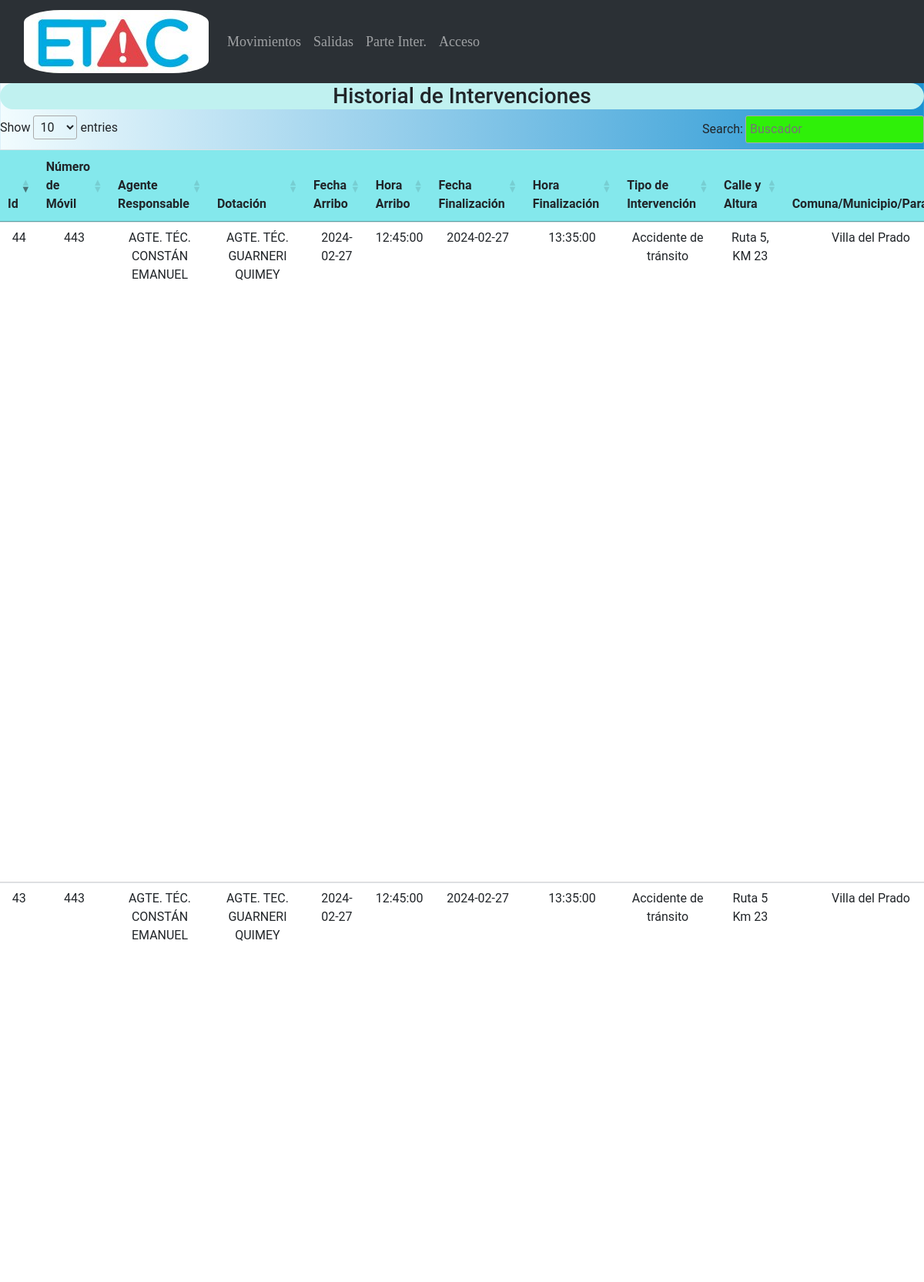
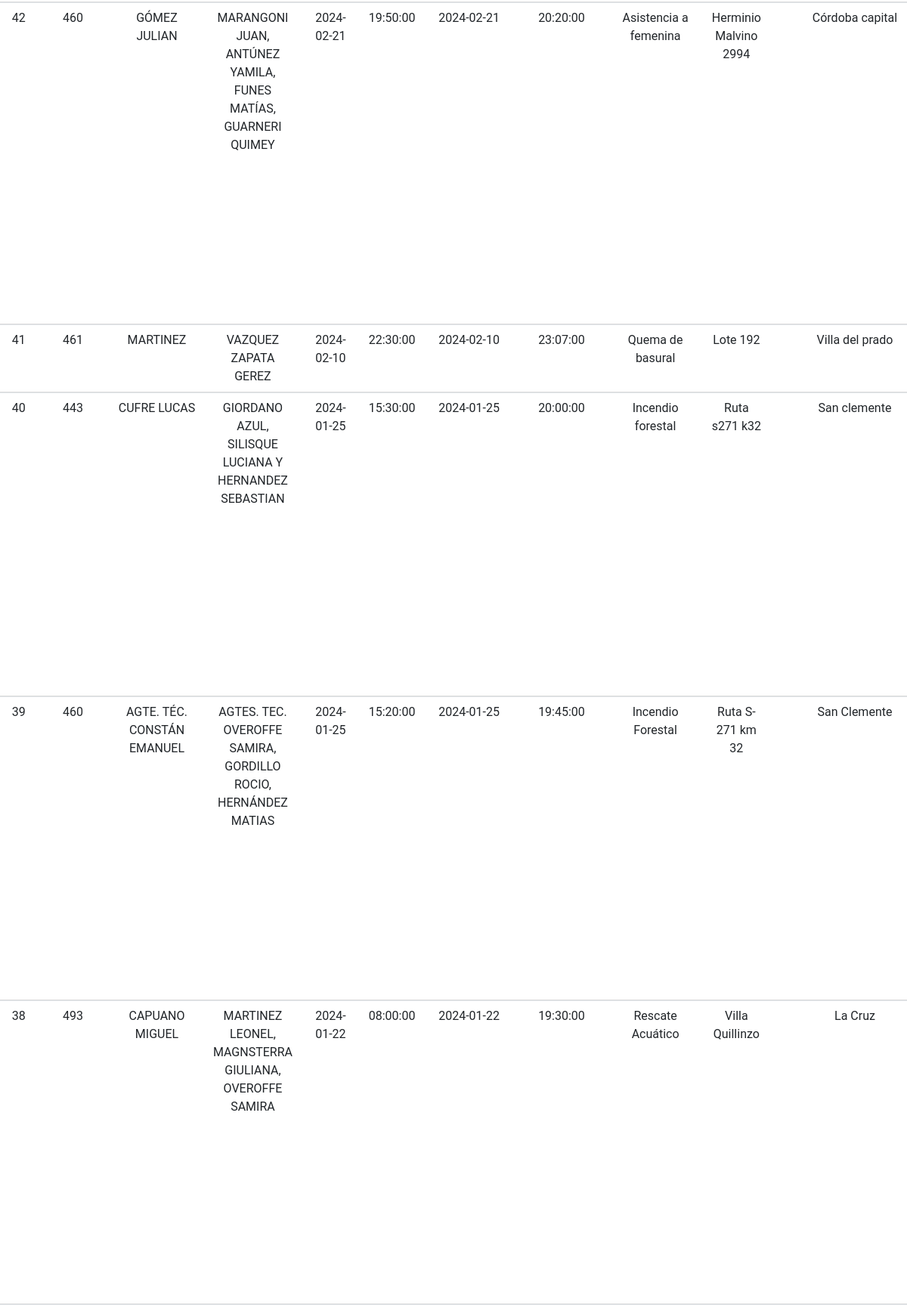
Screenshot of /partes (upper part) with the database file from the repository (2 pictures, top to bottom).
### main.py (models this page shows)
    class Parte_inter(db.Model):
        id = db.Column(db.Integer, primary_key=True)
        num_movil = db.Column(db.String(20))
        ag_responsable = db.Column(db.String(50))
        dotacion = db.Column(db.String(50))
        fecha_arribo = db.Column(db.Date)
        hora_arribo = db.Column(db.Time)
        fecha_finalizacion = db.Column(db.Date)
        hora_finalizacion = db.Column(db.Time)
        tipo_intervencion = db.Column(db.String(50))
        calle_altura = db.Column(db.String(100))
        comuna_municipio = db.Column(db.String(100))
        acceso_lugar = db.Column(db.String(100))
        sup_afectada = db.Column(db.String(50))
        material_combustible = db.Column(db.String(50))
        viviendas = db.Column(db.String(50))
        vehiculos = db.Column(db.String(50))
        personal_salud = db.Column(db.String(100))
        personal_policial = db.Column(db.String(100))
        personal_bomberos = db.Column(db.String(100))
        defensa_civil = db.Column(db.String(100))
        otro_equipo = db.Column(db.String(100))
        personal_lesionado = db.Column(db.String(100))
        resumen = db.Column(db.String(500))

### main.py (the view)
@app.route('/partes', methods=['GET', 'POST'])
def partes():
    registros = Parte_inter.query.all()
    return render_template("partes.html", registros=registros)

### templates/partes.html (shortened to what this page needs)
{% extends "base.html" %}
{% block content %}
{% if registros %}
<div class="row">
    <div class="col-lg-12 text-center">
        <h3 class="text-center titulo_form_index">Historial de Intervenciones</h3>
        <table class="tabla_agentes table table-responsive" id="tablacarnet3" >
            <thead>
                <tr>
                    <th scope="col">Id</th>
                    <th scope="col">Número de Móvil</th>
                    <th scope="col">Agente Responsable</th>
                    <th scope="col">Dotación</th>
                    <th scope="col">Fecha Arribo</th>
                    <th scope="col">Hora Arribo</th>
                    <th scope="col">Fecha Finalización</th>
                    <th scope="col">Hora Finalización</th>
                    <th scope="col">Tipo de Intervención</th>
                    <th scope="col">Calle y Altura</th>
                    <th scope="col">Comuna/Municipio/Paraje</th>
                </tr>
            </thead>
            <tbody>
                {% for registro in registros %}
                    <tr>
                        <td>{{ registro.id }}</td>
                        <td>{{ registro.num_movil }}</td>
                        <td>{{ registro.ag_responsable }}</td>
                        <td>{{ registro.dotacion }}</td>
                        <td>{{ registro.fecha_arribo }}</td>
                        <td>{{ registro.hora_arribo }}</td>
                        <td>{{ registro.fecha_finalizacion }}</td>
                        <td>{{ registro.hora_finalizacion }}</td>
                        <td>{{ registro.tipo_intervencion }}</td>
                        <td>{{ registro.calle_altura }}</td>
                        <td>{{ registro.comuna_municipio }}</td>
                    </tr>
                {% endfor %}
            </tbody>
        </table>
 {% else %}
<p>No hay movimientos registrados.</p>
{% endif %}
    </div>
</div>
{% endblock %}

### static/style.css (style rules this page uses)
body { background: #1c92d2; background: -webkit-linear-gradient(to right, #f2fcfe, #1c92d2); background: linear-gradient(to right, #f2fcfe, #1c92d2); text-align:center; font-family:"Roboto"; }
.titulo_form_index { background-color:#C0F1F0; border-radius:30px; }
table { width: 100%; border-collapse: collapse; margin-bottom: 20px; }
th { background-color: #f2f2f2; text-align: left; padding: 10px; }
td { padding: 10px; border-bottom: 1px solid #ddd; }
tr:nth-child(odd) { background-color: #84E8EC; }
.tabla_agentes th { background-color: #84E8EC; text-align: left; padding: 10px; }
.tabla_agentes td { padding: 10px; border-bottom: 1px solid #ddd; }
.tabla_agentes tr:nth-child(odd) { background-color: #84E8EC; }

### rows the page displays
Parte_inter: id "38", num_movil "493", ag_responsable "CAPUANO MIGUEL", dotacion "MARTINEZ LEONEL, MAGNSTERRA GIULIANA, OVEROFFE SAMIRA", fecha_arribo "2024-01-22", hora_arribo "08:00:00", fecha_finalizacion "2024-01-22", hora_finalizacion "19:30:00", tipo_intervencion "Rescate Acuático", calle_altura "Villa Quillinzo", comuna_municipio "La Cruz"
Parte_inter: id "39", num_movil "460", ag_responsable "AGTE. TÉC. CONSTÁN EMANUEL", dotacion "AGTES. TEC. OVEROFFE SAMIRA, GORDILLO ROCIO, HERNÁNDEZ MATIAS", fecha_arribo "2024-01-25", hora_arribo "15:20:00", fecha_finalizacion "2024-01-25", hora_finalizacion "19:45:00", tipo_intervencion "Incendio Forestal", calle_altura "Ruta S-271 km 32", comuna_municipio "San Clemente"
Parte_inter: id "40", num_movil "443", ag_responsable "CUFRE LUCAS", dotacion "GIORDANO AZUL, SILISQUE LUCIANA Y HERNANDEZ SEBASTIAN", fecha_arribo "2024-01-25", hora_arribo "15:30:00", fecha_finalizacion "2024-01-25", hora_finalizacion "20:00:00", tipo_intervencion "Incendio forestal", calle_altura "Ruta s271 k32", comuna_municipio "San clemente"
Parte_inter: id "41", num_movil "461", ag_responsable "MARTINEZ", dotacion "VAZQUEZ ZAPATA GEREZ", fecha_arribo "2024-02-10", hora_arribo "22:30:00", fecha_finalizacion "2024-02-10", hora_finalizacion "23:07:00", tipo_intervencion "Quema de basural", calle_altura "Lote 192", comuna_municipio "Villa del prado"
Parte_inter: id "42", num_movil "460", ag_responsable "GÓMEZ JULIAN", dotacion "MARANGONI JUAN, ANTÚNEZ YAMILA, FUNES MATÍAS, GUARNERI QUIMEY", fecha_arribo "2024-02-21", hora_arribo "19:50:00", fecha_finalizacion "2024-02-21", hora_finalizacion "20:20:00", tipo_intervencion "Asistencia a femenina", calle_altura "Herminio Malvino 2994", comuna_municipio "Córdoba capital"
Parte_inter: id "43", num_movil "443", ag_responsable "AGTE. TÉC. CONSTÁN EMANUEL", dotacion "AGTE. TEC. GUARNERI QUIMEY", fecha_arribo "2024-02-27", hora_arribo "12:45:00", fecha_finalizacion "2024-02-27", hora_finalizacion "13:35:00", tipo_intervencion "Accidente de tránsito", calle_altura "Ruta 5 Km 23", comuna_municipio "Villa del Prado"
Parte_inter: id "44", num_movil "443", ag_responsable "AGTE. TÉC. CONSTÁN EMANUEL", dotacion "AGTE. TÉC. GUARNERI QUIMEY", fecha_arribo "2024-02-27", hora_arribo "12:45:00", fecha_finalizacion "2024-02-27", hora_finalizacion "13:35:00", tipo_intervencion "Accidente de tránsito", calle_altura "Ruta 5, KM 23", comuna_municipio "Villa del Prado"
